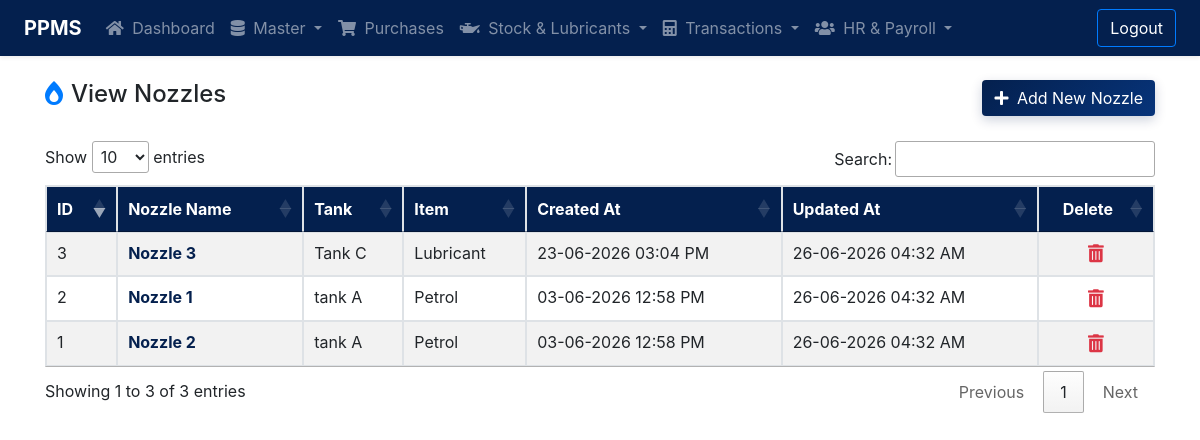
The app's page /nozzles/nozzles-list.php (signed in), older data.
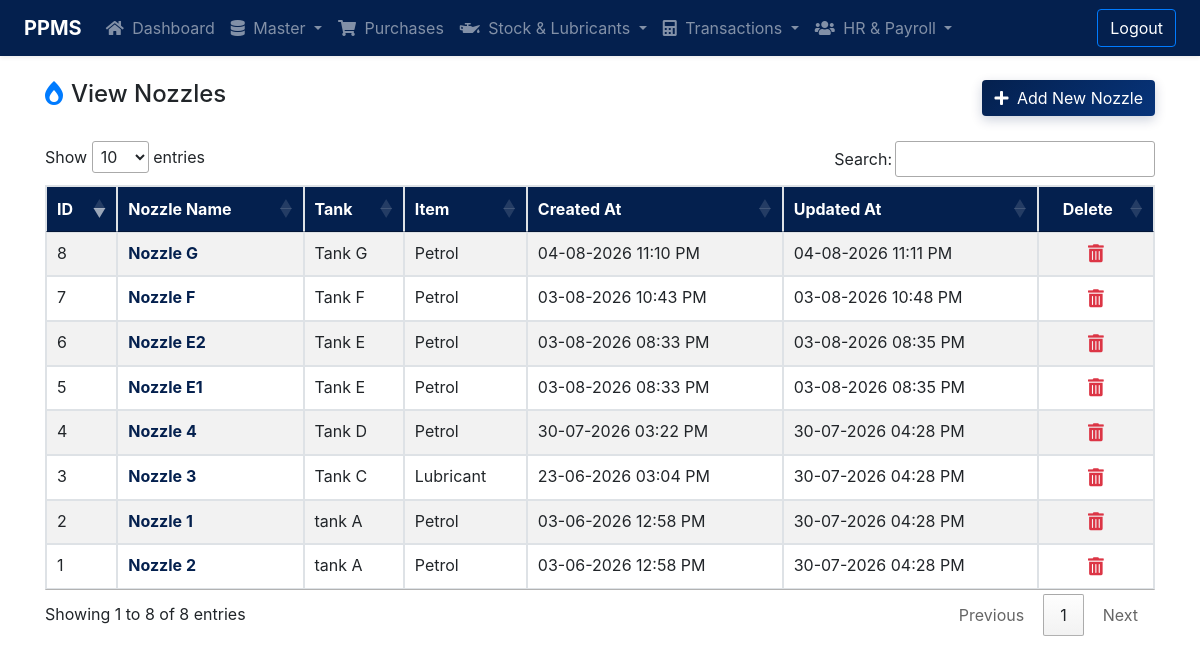
The same page, newer data.
### tables this page shows
CREATE TABLE `tbl_nozzles` (
  `id` int(11) NOT NULL,
  `name` varchar(128) NOT NULL,
  `tank_id` int(11) NOT NULL,
  `item_id` int(11) NOT NULL,
  `start_reading` decimal(10,2) NOT NULL DEFAULT 0.00,
  `status` enum('Active','Inactive') NOT NULL DEFAULT 'Active',
  `created_at` datetime NOT NULL DEFAULT current_timestamp(),
  `updated_at` datetime NOT NULL DEFAULT current_timestamp() ON UPDATE current_timestamp(),
  `deleted_at` datetime DEFAULT NULL
);

CREATE TABLE `tbl_tanks` (
  `id` int(11) NOT NULL,
  `tank_name` varchar(128) NOT NULL,
  `item_id` int(11) NOT NULL,
  `storage_capacity` decimal(12,2) NOT NULL DEFAULT 0.00,
  `created_at` datetime NOT NULL DEFAULT current_timestamp(),
  `updated_at` datetime NOT NULL DEFAULT current_timestamp() ON UPDATE current_timestamp(),
  `deleted_at` datetime DEFAULT NULL
);

CREATE TABLE `tbl_items` (
  `id` int(11) NOT NULL,
  `name` varchar(128) NOT NULL,
  `cash_rate` decimal(10,2) NOT NULL,
  `credit_rate` decimal(10,2) NOT NULL DEFAULT 0.00,
  `purchase_rate` decimal(10,2) NOT NULL DEFAULT 0.00,
  `unit` varchar(64) NOT NULL DEFAULT '',
  `created_at` datetime NOT NULL DEFAULT current_timestamp(),
  `updated_at` datetime NOT NULL DEFAULT current_timestamp() ON UPDATE current_timestamp(),
  `deleted_at` datetime DEFAULT NULL
);

### include/permissions.php (called while the page is built, shortened)
<?php
require_once __DIR__ . '/config.php';
function has_permission($module_slug, $action) {
    global $connection;
    $user_id = intval($_SESSION['loggedInUser']);
    $user_res = mysqli_query($connection, "SELECT type, role_id FROM tbl_accounts WHERE id = '$user_id' LIMIT 1");
    if (!$user_res || !($user = mysqli_fetch_assoc($user_res))) {
        return false;
    }
    if (strtolower(trim($user['type'] ?? '')) === 'admin') {
        return true;
    }
    return false;
}
?>

### nozzles/nozzles-list.php (the view, shortened to what this page needs)
<?php
require '../include/config.php';
require '../include/permissions.php';
$canAdd    = has_permission('nozzles', 'add');
$canEdit   = has_permission('nozzles', 'edit');
$canDelete = has_permission('nozzles', 'delete');
?>
<!DOCTYPE html>
<html lang="en">
  <head>
		<link rel="stylesheet" href="https://stackpath.bootstrapcdn.com/bootstrap/4.3.1/css/bootstrap.min.css">
		<link rel="stylesheet" href="https://cdnjs.cloudflare.com/ajax/libs/font-awesome/5.11.2/css/all.min.css" />
		<link rel="stylesheet" href="https://cdn.datatables.net/1.10.20/css/jquery.dataTables.min.css" />
		<link rel="stylesheet" href="../include/style.css?v=1.0.1" />
	</head>
	<body>
        <?php include('../include/navbar.php');?>
		<main class="main">
			<div class="container pt-4 pb-4">
				<div class="row mb-4 align-items-center">
					<div class="col-md-6">
						<h4><i class="fas fa-burn mr-2 text-primary"></i>View Nozzles</h4>
					</div>
					<div class="col-md-6 text-right">
                        <?php if ($canAdd): ?>
						<a href="add-nozzle.php" class="btn btn-primary"><i class="fas fa-plus mr-1"></i> Add New Nozzle</a>
                        <?php endif; ?>
					</div>
				</div>
				<table id="nozzlesListTable" class="table table-striped table-bordered">
					<thead>
						<tr>
							<th>ID</th>
							<th>Nozzle Name</th>
							<th>Tank</th>
							<th>Item</th>
							<th>Created At</th>
							<th>Updated At</th>
                            <?php if ($canDelete): ?>
							<th style="text-align: center;">Delete</th>
                            <?php endif; ?>
						</tr>
					</thead>
					<tbody>
						<?php
						$sql = "SELECT n.id, n.name AS nozzle_name, n.created_at, n.updated_at, t.tank_name, i.name AS item_name
								FROM tbl_nozzles n
								LEFT JOIN tbl_tanks t ON n.tank_id = t.id
								LEFT JOIN tbl_items i ON t.item_id = i.id
								WHERE (n.deleted_at IS NULL OR n.deleted_at = '0000-00-00 00:00:00')
								ORDER BY n.id DESC";
						$result = mysqli_query($connection, $sql);
						if ($result && mysqli_num_rows($result) > 0) {
							while ($row = mysqli_fetch_assoc($result)) {
                                $nozzleNameDisplay = $canEdit
                                    ? '<a href="edit-nozzle.php?id='.$row['id'].'" class="font-weight-bold" style="color: var(--primary-color);">'.htmlspecialchars($row['nozzle_name']).'</a>'
                                    : '<strong>'.htmlspecialchars($row['nozzle_name']).'</strong>';
								echo '
									<tr>
										<td>'.$row['id'].'</td>
										<td>'.$nozzleNameDisplay.'</td>
										<td>'.htmlspecialchars($row['tank_name'] ?? '-').'</td>
										<td>'.htmlspecialchars($row['item_name'] ?? '-').'</td>
										<td>'.date("d-m-Y h:i A", strtotime($row['created_at'])).'</td>
										<td>'.date("d-m-Y h:i A", strtotime($row['updated_at'])).'</td>';
                                if ($canDelete) {
                                    echo '<td class="text-center"><a class="btn btn-large btn-link p-0 text-danger" onclick="deletenozzle('.$row['id'].')"><i class="fas fa-trash-alt" style="font-size:18px;"></i></a></td>';
                                }
								echo '</tr>';
							}
						}
						?>
					</tbody>
				</table>
			</div>
		</main>
    </body>
</html>

Row changes from the older to the newer data that the page shows:
added tbl_nozzles: id "8", name "Nozzle G", tank.tank_name "Tank G", item.name "Petrol", created_at "04-08-2026 11:10 PM", updated_at "04-08-2026 11:11 PM"
added tbl_nozzles: id "7", name "Nozzle F", tank.tank_name "Tank F", item.name "Petrol", created_at "03-08-2026 10:43 PM", updated_at "03-08-2026 10:48 PM"
added tbl_nozzles: id "6", name "Nozzle E2", tank.tank_name "Tank E", item.name "Petrol", created_at "03-08-2026 08:33 PM", updated_at "03-08-2026 08:35 PM"
added tbl_nozzles: id "5", name "Nozzle E1", tank.tank_name "Tank E", item.name "Petrol", created_at "03-08-2026 08:33 PM", updated_at "03-08-2026 08:35 PM"
added tbl_nozzles: id "4", name "Nozzle 4", tank.tank_name "Tank D", item.name "Petrol", created_at "30-07-2026 03:22 PM", updated_at "30-07-2026 04:28 PM"
changed tbl_nozzles "Nozzle 3": updated_at "26-06-2026 04:32 AM" → "30-07-2026 04:28 PM"
changed tbl_nozzles "Nozzle 1": updated_at "26-06-2026 04:32 AM" → "30-07-2026 04:28 PM"
changed tbl_nozzles "Nozzle 2": updated_at "26-06-2026 04:32 AM" → "30-07-2026 04:28 PM"
Text that changed along with them:
text written by a page script: "Show entries Search: Showing 1 to 3 of 3 entries Previous 1 Next" → "Show entries Search: Showing 1 to 8 of 8 entries Previous 1 Next"
